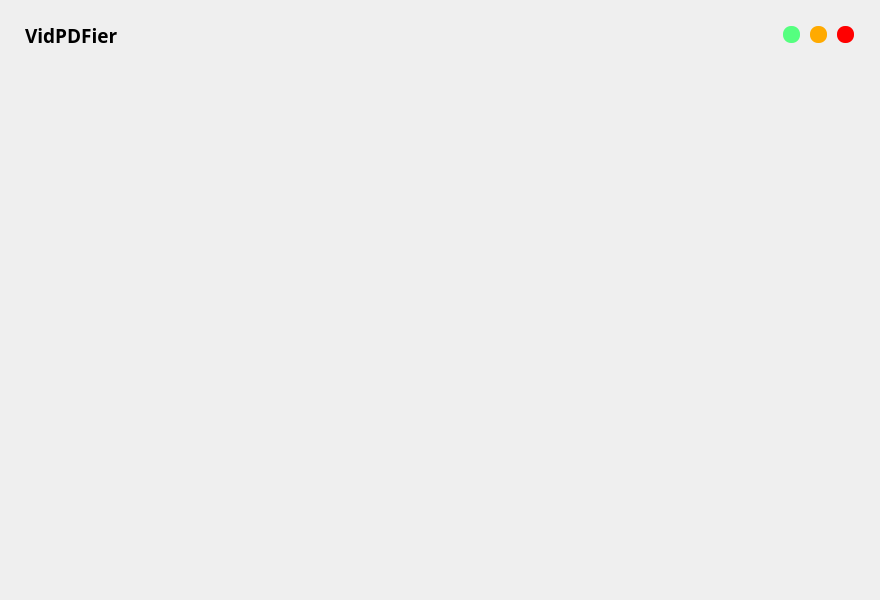
<?xml version="1.0" encoding="UTF-8"?>
<ui version="4.0">
 <class>MainWindow</class>
 <widget class="QMainWindow" name="MainWindow">
  <property name="geometry">
   <rect>
    <x>0</x>
    <y>0</y>
    <width>880</width>
    <height>600</height>
   </rect>
  </property>
  <property name="windowTitle">
   <string>MainWindow</string>
  </property>
  <widget class="QWidget" name="centralwidget">
   <layout class="QVBoxLayout" name="Drop_Shadow_layout">
    <property name="spacing">
     <number>0</number>
    </property>
    <property name="leftMargin">
     <number>10</number>
    </property>
    <property name="topMargin">
     <number>10</number>
    </property>
    <property name="rightMargin">
     <number>10</number>
    </property>
    <property name="bottomMargin">
     <number>10</number>
    </property>
    <item>
     <widget class="QFrame" name="Drop_Shadow">
      <property name="styleSheet">
       <string notr="true">border-radius: 10px;
</string>
      </property>
      <property name="frameShape">
       <enum>QFrame::StyledPanel</enum>
      </property>
      <property name="frameShadow">
       <enum>QFrame::Raised</enum>
      </property>
      <layout class="QVBoxLayout" name="verticalLayout">
       <property name="spacing">
        <number>0</number>
       </property>
       <property name="leftMargin">
        <number>0</number>
       </property>
       <property name="topMargin">
        <number>0</number>
       </property>
       <property name="rightMargin">
        <number>0</number>
       </property>
       <property name="bottomMargin">
        <number>0</number>
       </property>
       <item>
        <widget class="QFrame" name="Title_bar">
         <property name="maximumSize">
          <size>
           <width>16777215</width>
           <height>50</height>
          </size>
         </property>
         <property name="styleSheet">
          <string notr="true">background-color: none;;</string>
         </property>
         <property name="frameShape">
          <enum>QFrame::NoFrame</enum>
         </property>
         <property name="frameShadow">
          <enum>QFrame::Raised</enum>
         </property>
         <layout class="QHBoxLayout" name="horizontalLayout">
          <property name="spacing">
           <number>0</number>
          </property>
          <property name="leftMargin">
           <number>0</number>
          </property>
          <property name="topMargin">
           <number>0</number>
          </property>
          <property name="rightMargin">
           <number>0</number>
          </property>
          <property name="bottomMargin">
           <number>0</number>
          </property>
          <item>
           <widget class="QFrame" name="frame_title">
            <property name="frameShape">
             <enum>QFrame::StyledPanel</enum>
            </property>
            <property name="frameShadow">
             <enum>QFrame::Raised</enum>
            </property>
            <layout class="QVBoxLayout" name="verticalLayout_2">
             <property name="spacing">
              <number>0</number>
             </property>
             <property name="leftMargin">
              <number>15</number>
             </property>
             <property name="topMargin">
              <number>0</number>
             </property>
             <property name="rightMargin">
              <number>0</number>
             </property>
             <property name="bottomMargin">
              <number>0</number>
             </property>
             <item>
              <widget class="QLabel" name="label_title">
               <property name="font">
                <font>
                 <family>Sitka Display Semibold</family>
                 <pointsize>14</pointsize>
                 <weight>75</weight>
                 <bold>true</bold>
                </font>
               </property>
               <property name="text">
                <string>VidPDFier</string>
               </property>
              </widget>
             </item>
            </layout>
           </widget>
          </item>
          <item>
           <widget class="QFrame" name="frame_bts">
            <property name="maximumSize">
             <size>
              <width>100</width>
              <height>16777215</height>
             </size>
            </property>
            <property name="frameShape">
             <enum>QFrame::StyledPanel</enum>
            </property>
            <property name="frameShadow">
             <enum>QFrame::Raised</enum>
            </property>
            <layout class="QHBoxLayout" name="horizontalLayout_2">
             <item>
              <widget class="QPushButton" name="btn_mini">
               <property name="minimumSize">
                <size>
                 <width>16</width>
                 <height>16</height>
                </size>
               </property>
               <property name="maximumSize">
                <size>
                 <width>17</width>
                 <height>17</height>
                </size>
               </property>
               <property name="styleSheet">
                <string notr="true">QPushButton{
border-radius:8;
background-color: rgb(85,255,127);
}
QPushButton:hover{
background-color: rgba(85,255,127,150);
}</string>
               </property>
               <property name="text">
                <string/>
               </property>
              </widget>
             </item>
             <item>
              <widget class="QPushButton" name="btn_maxi">
               <property name="minimumSize">
                <size>
                 <width>16</width>
                 <height>16</height>
                </size>
               </property>
               <property name="maximumSize">
                <size>
                 <width>17</width>
                 <height>17</height>
                </size>
               </property>
               <property name="styleSheet">
                <string notr="true">QPushButton{
border-radius:8;
background-color: rgb(255, 170, 0);
}
QPushButton:hover{
background-color: rgba(255, 85, 0, 150);
}</string>
               </property>
               <property name="text">
                <string/>
               </property>
              </widget>
             </item>
             <item>
              <widget class="QPushButton" name="btn_close">
               <property name="minimumSize">
                <size>
                 <width>16</width>
                 <height>16</height>
                </size>
               </property>
               <property name="maximumSize">
                <size>
                 <width>17</width>
                 <height>17</height>
                </size>
               </property>
               <property name="styleSheet">
                <string notr="true">QPushButton{
border-radius:8;
	background-color: rgb(255, 0, 0);
}
QPushButton:hover{
	background-color: rgba(255, 0, 0, 150);
}</string>
               </property>
               <property name="text">
                <string/>
               </property>
              </widget>
             </item>
            </layout>
           </widget>
          </item>
         </layout>
        </widget>
       </item>
       <item>
        <widget class="QFrame" name="content_bar">
         <property name="styleSheet">
          <string notr="true">background-color: none;;</string>
         </property>
         <property name="frameShape">
          <enum>QFrame::StyledPanel</enum>
         </property>
         <property name="frameShadow">
          <enum>QFrame::Raised</enum>
         </property>
        </widget>
       </item>
       <item>
        <widget class="QFrame" name="credit_bar">
         <property name="maximumSize">
          <size>
           <width>16777215</width>
           <height>30</height>
          </size>
         </property>
         <property name="styleSheet">
          <string notr="true">background-color: none;;</string>
         </property>
         <property name="frameShape">
          <enum>QFrame::StyledPanel</enum>
         </property>
         <property name="frameShadow">
          <enum>QFrame::Raised</enum>
         </property>
         <layout class="QHBoxLayout" name="horizontalLayout_3">
          <property name="spacing">
           <number>0</number>
          </property>
          <property name="leftMargin">
           <number>0</number>
          </property>
          <property name="topMargin">
           <number>0</number>
          </property>
          <property name="rightMargin">
           <number>0</number>
          </property>
          <property name="bottomMargin">
           <number>0</number>
          </property>
          <item>
           <widget class="QFrame" name="labe_credits">
            <property name="maximumSize">
             <size>
              <width>30</width>
              <height>30</height>
             </size>
            </property>
            <property name="frameShape">
             <enum>QFrame::StyledPanel</enum>
            </property>
            <property name="frameShadow">
             <enum>QFrame::Raised</enum>
            </property>
           </widget>
          </item>
         </layout>
        </widget>
       </item>
      </layout>
     </widget>
    </item>
   </layout>
  </widget>
 </widget>
 <resources/>
 <connections/>
</ui>
